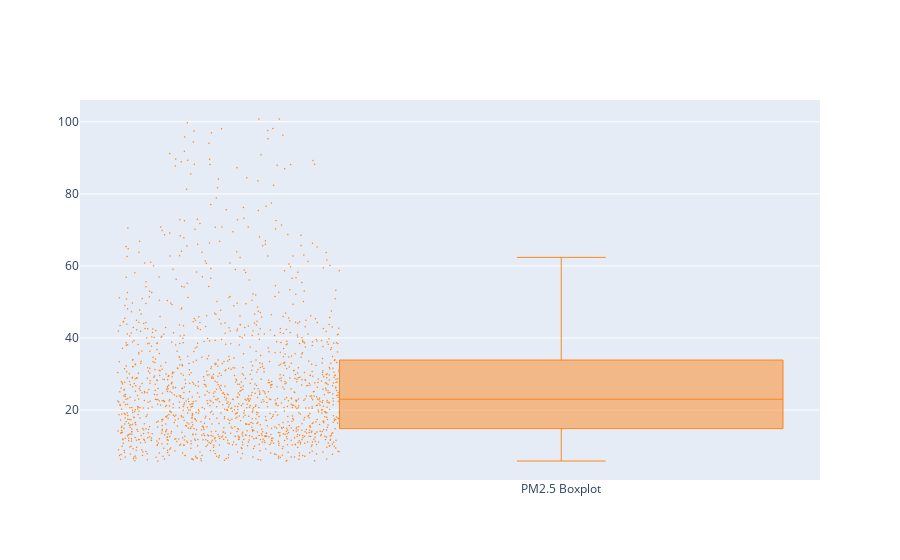

Here is the notebook cell this chart was saved with:
### Code cell
fig.add_trace(go.Box(y = df['pm2_5'], name = 'PM2.5 Boxplot',
                     boxpoints='all',
            jitter=0.5,
            width = 0.1,
            marker_color='#FF851B',
            hovertext = df['country'],
            whiskerwidth=0.2,
            marker_size=1.5,
            line_width=1))

### Figure 1 — Plotly figure (JSON) as saved in the notebook; plotly's stock layout.template omitted (floating-point values rounded to 4 significant figures; data arrays with more than 128 entries replaced by an {"elided": "..."} marker saying what was removed)
{"data": [{"boxpoints": "all", "hovertext": {"elided": "1504 str values"}, "jitter": 0.5, "line": {"width": 1}, "marker": {"color": "#FF851B", "size": 1.5}, "name": "PM2.5 Boxplot", "type": "box", "whiskerwidth": 0.2, "width": 0.1, "y": {"elided": "1504 float values"}}], "layout": {"autosize": true, "xaxis": {"autorange": true, "range": [-0.1085, 0.05834], "type": "category"}, "yaxis": {"autorange": true, "range": [0.5875, 106.1], "type": "linear"}}}
